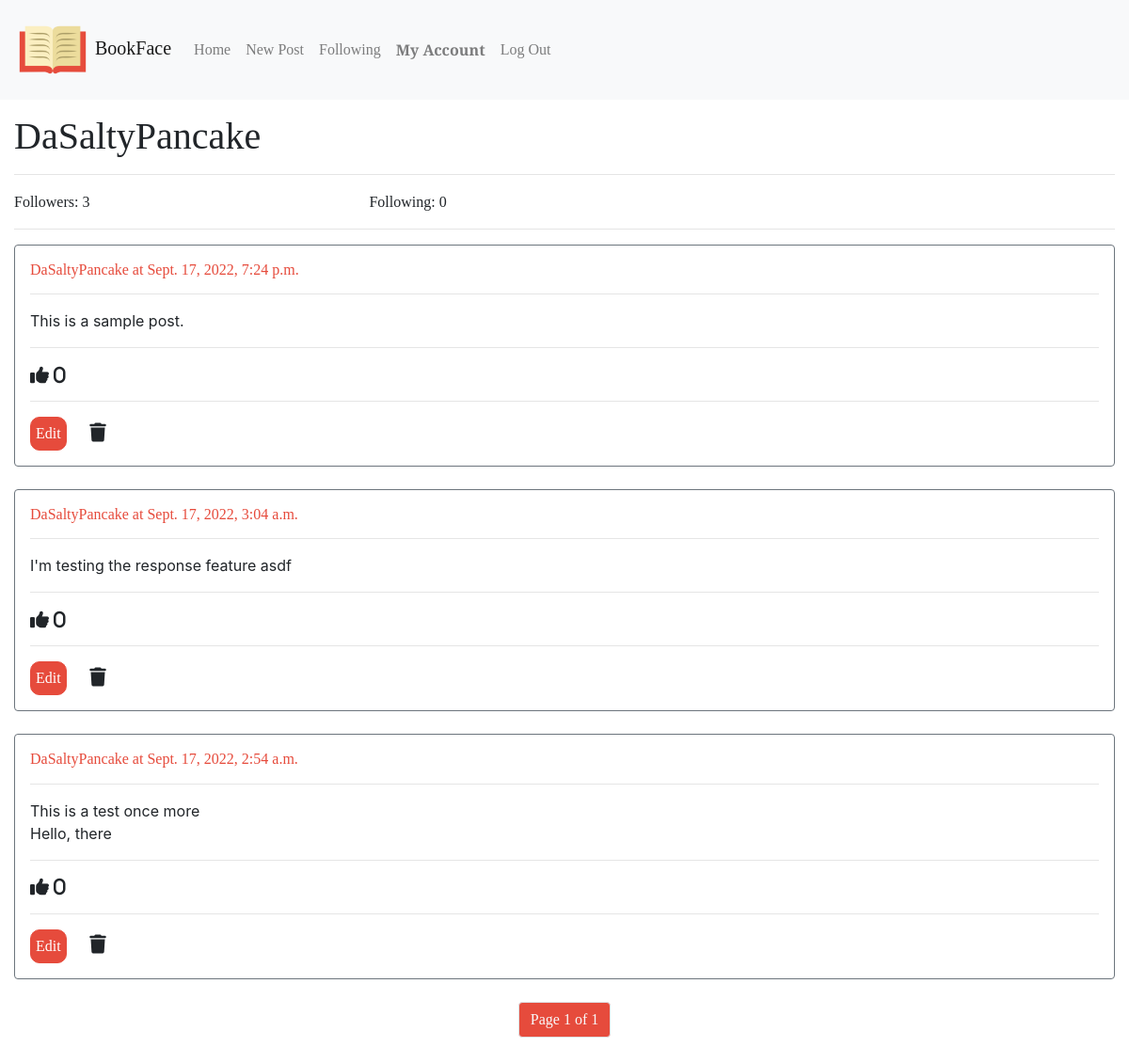
/account/DaSaltyPancake (signed in), run on the app's committed database.
### network/models.py (models this page shows, shortened)
class User(AbstractUser):
    liked_posts = models.ManyToManyField("Post", related_name="likers")
    def post_likes(self):
        return self.liked_posts.values_list('id', flat=True)

class Post(models.Model):
    body = models.CharField(max_length=5000)
    likes = models.IntegerField(default=0)
    poster = models.ForeignKey(User, related_name="user_posts", on_delete=models.CASCADE)
    timestamp = models.DateTimeField(default=timezone.now(), null=True)

### network/views.py (the view)
# urls.py: path('account/<str:username>', views.account, name="account"),
@login_required(login_url='/login')
def account(request, username):
    user = User.objects.get(username=username)
    posts = Post.objects.filter(poster=user)
    posts = posts.order_by('-timestamp')
    p = Paginator(posts, 10)
    page = request.GET.get('page')
    posts = p.get_page(page)
    isFollower = True
    try:
        UserFollowing.objects.get(user_id=request.user, following_user_id=user)
    except Exception as e:
        isFollower = False
    return render(request, "network/account.html", {
        "username": username,
        "followers": user.followers.all(),
        "following": user.following.all(),
        "posts": posts,
        "isFollower": isFollower
    })

### network/templates/network/account.html (shortened to what this page needs)
{% extends "network/layout.html" %}
{% load static %}
{% block body %}
<main>
    <h1 style="padding: 0;">{{ username }}</h1>
    <hr>
    <div>
        <span id="followers">Followers: {{ followers | length }}</span></h6>
        <span id="following">Following: {{ following | length }}</span></h6>
    </div>
    <hr>
    {% for post in posts %}
        <div id="container-{{ post.id }}">
            <div class="border border-secondary rounded p-3">
                <a class="profile-link" href="{% url 'account' username=post.poster.username %}">
                    <h6>{{ post.poster.username }} at {{ post.timestamp }}</h6>
                </a>
                <hr>
                <div id="body-{{ post.id }}" class="post-body">{{ post.body }}</div>
                <hr>
                {% if post.id in request.user.post_likes %}
                    <i style="color:#E64B3C;" data-post-id="{{ post.id }}" class="fa fa-thumbs-up fa-lg" aria-hidden="true">&nbsp;{{ post.likes }}</i>
                {% else %}
                    <i data-post-id="{{ post.id }}" class="fa fa-thumbs-up fa-lg" aria-hidden="true">&nbsp;{{ post.likes }}</i>
                {% endif %}
                {% if request.user.username == post.poster.username %}
                    <hr>
                    <button data-post-id="{{ post.id }}" class="btn btn-primary edit" id="edit">Edit</button>
                    <i data-post-id="{{ post.id }}" class="fa-solid fa-trash fa-lg"></i>
                {% endif %}
            </div>
            <br>
        </div>
        {% endfor %}
        <nav>
            <ul class="pagination justify-content-center">
                <li class="page-item disabled">
                    <a class="page-link" href="#" style="background-color: #E64B3C;">Page {{ posts.number }} of {{ posts.paginator.num_pages }}</a>
                </li>
            </ul>
        </nav>
</main>
{% endblock %}

### network/templates/network/layout.html (shortened to what this page needs)
{% load static %}
<!DOCTYPE html>
<html lang="en">
    <head>
        <link rel="stylesheet" href="https://stackpath.bootstrapcdn.com/bootstrap/4.4.1/css/bootstrap.min.css">
        <link href="{% static 'network/styles/styles.css' %}?{% now 'U' %}" rel="stylesheet">
        <link rel="stylesheet" href="https://cdnjs.cloudflare.com/ajax/libs/font-awesome/6.1.1/css/all.min.css" />
    </head>
    <body>
        <nav id="nav" class="navbar navbar-expand-lg navbar-light bg-light">
            <a class="navbar-brand" href="{% url 'index' %}">
                <img id="logo" src="{% static 'network/images/book.png' %}" alt="BookFace Logo">
                BookFace
            </a>
            <div>
              <ul class="navbar-nav mr-auto">
                <li class="nav-item">
                  <a class="nav-link" href="{% url 'index' %}">Home</a>
                </li>
                {% if user.is_authenticated %}
                    <li class="nav-item">
                        <a class="nav-link" href="{% url 'create' %}">New Post</a>
                    </li>
                    <li class="nav-item">
                        <a class="nav-link" href="{% url 'following' %}">Following</a>
                    </li>
                    <li class="nav-item">
                        <a class="nav-link" href="{% url 'account' username=request.user.username %}"><strong>My Account</strong></a>
                    </li>
                    <li class="nav-item">
                        <a class="nav-link" href="{% url 'logout' %}">Log Out</a>
                    </li>
                {% endif %}
              </ul>
            </div>
          </nav>
        <div class="body">
            {% block body %}
            {% endblock %}
        </div>
    </body>
</html>

### network/static/network/styles/styles.css (style rules this page uses)
main { padding: 15px; }
h1, h3 { padding-left: 15px; font-family: 'Libre Baskerville', serif; }
h6 { font-family: 'Libre Baskerville', serif; }
#logo { height: 80px; }
#nav { font-family: 'Libre Baskerville', serif; }
body { background-color: #FFFFFF; }
.btn.btn-primary.edit { background-color: #E64B3C; border-color: #E64B3C; padding: 10px; border-radius: 10px; font-family: 'Libre Baskerville', serif; padding: 5px; padding-left: 5px; padding-right: 5px; }
.post-body { white-space: pre-line; }
.page-link, .page-link:visited, .page-link:active { font-family: 'Libre Baskerville', serif; background-color: #E64B3C; color: #F8F9FA !important; text-decoration: none; }
.fa-solid.fa-trash.fa-lg { margin-left: 20px; cursor: pointer; }
.fa.fa-thumbs-up.fa-lg { cursor: pointer; -webkit-user-select: none; -moz-user-select: none; -ms-user-select: none; user-select: none; }
.profile-link, .profile-link:visited, .profile-link:active, .profile-link { color: #E64B3C; }
#followers, #following { font-family: 'Libre Baskerville', serif; }
#following { margin-left: 25%; }

### data on the page
User: username "DaSaltyPancake"
Post: poster.username "DaSaltyPancake", timestamp "Sept. 17, 2022, 7:24 p.m.", body "This is a sample post.", likes "0"
Post: poster.username "DaSaltyPancake", timestamp "Sept. 17, 2022, 3:04 a.m.", body "I'm testing the response feature asdf", likes "0"
Post: poster.username "DaSaltyPancake", timestamp "Sept. 17, 2022, 2:54 a.m.", body "This is a test once more Hello, there", likes "0"

### other printed values
{{ followers | length }} "3"
{{ following | length }} "0"
{{ posts.number }} "1"
{{ posts.paginator.num_pages }} "1"
